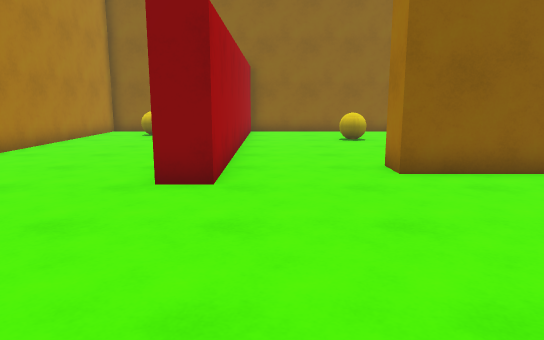
[1] (above)

20 first-person views from a walk through a Unity game level. The camera is 1.4 m above the floor, tilts 10° down and sees 70° across. The floor is counted in squares, 1 m on a side. Each view is taken from the middle of a square. On the plan, view 1 faces up. The plan holds only what a view shows up to about 16 squares ahead; the rest is blank. The place goes on beyond the plan. The player character is not drawn.

[2]
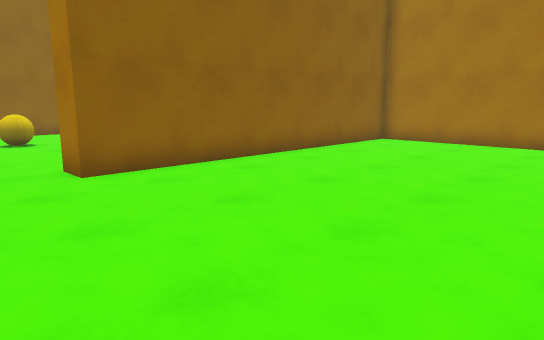

[3]
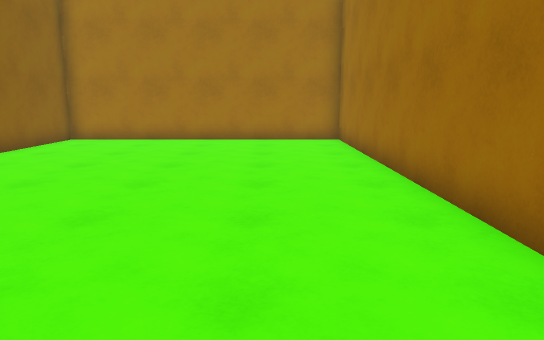

[4]
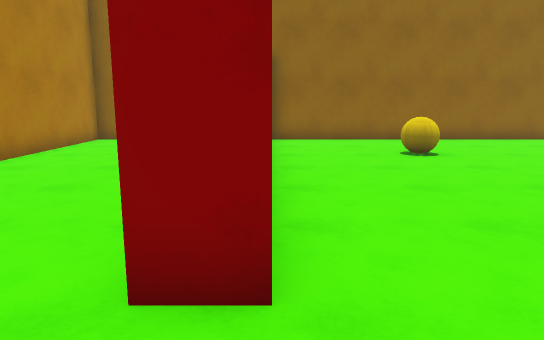

[5]
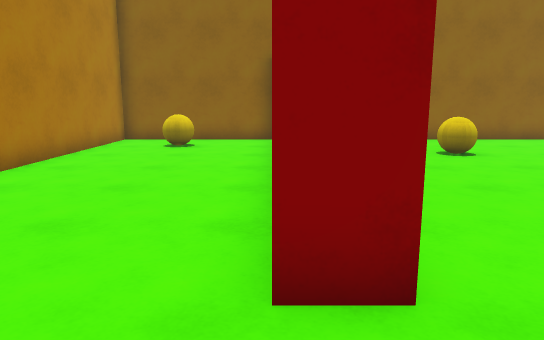

[6]
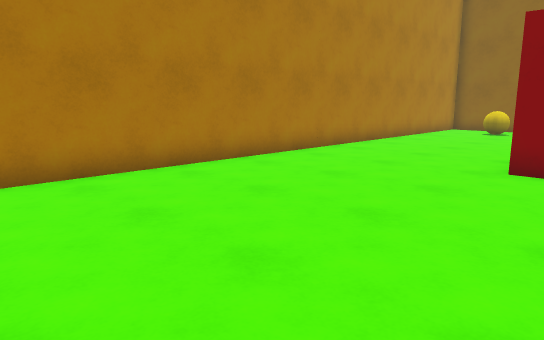

[7]
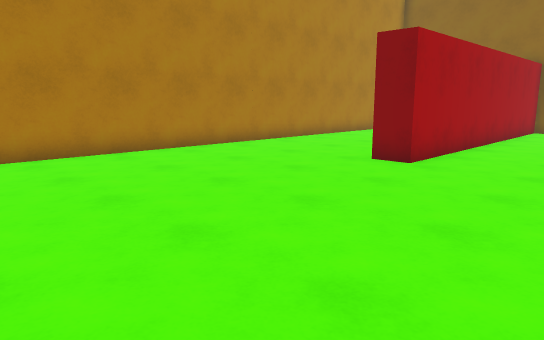

[8]
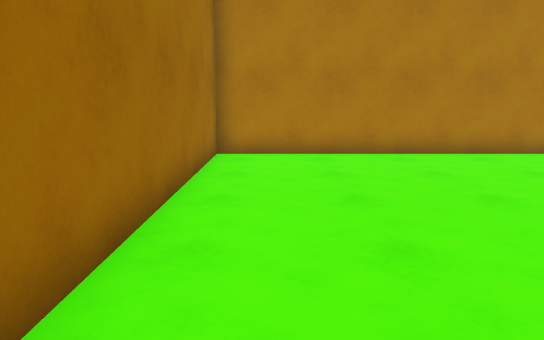

[9]
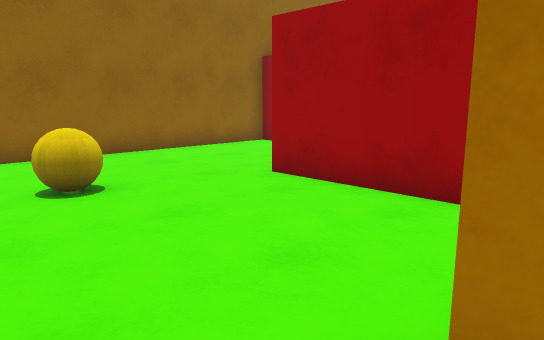

[10]
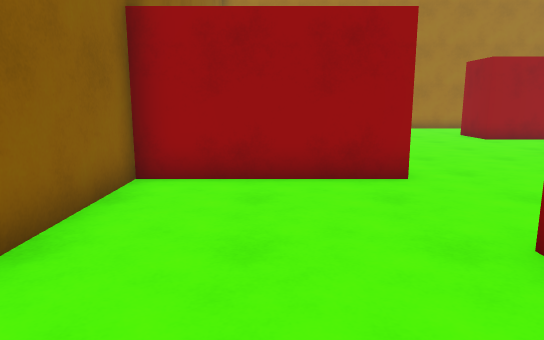

[11]
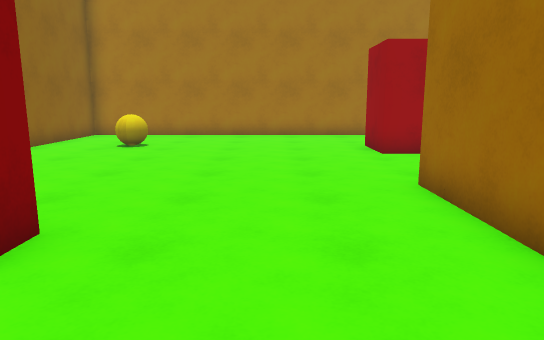

[12]
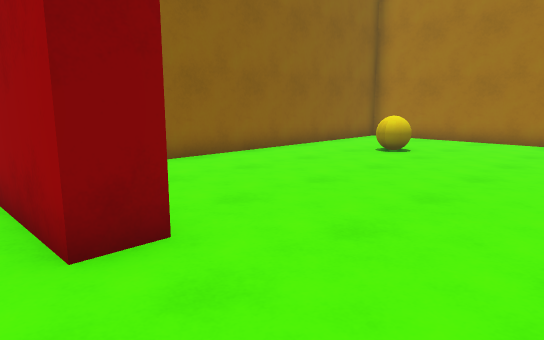

[13]
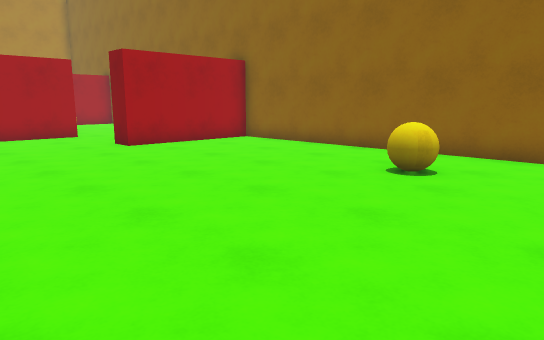

[14]
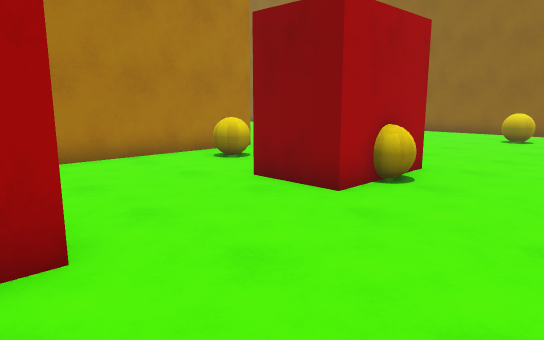

[15]
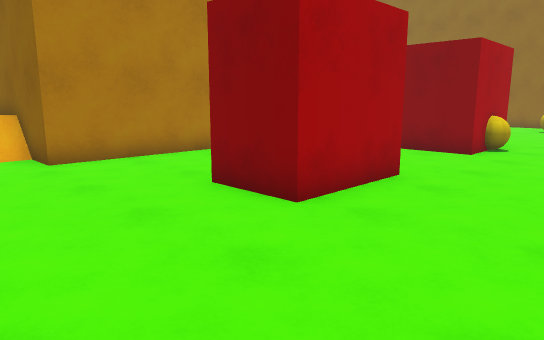

[16]
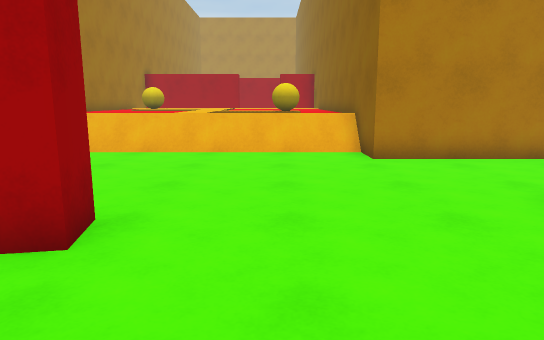

[17]
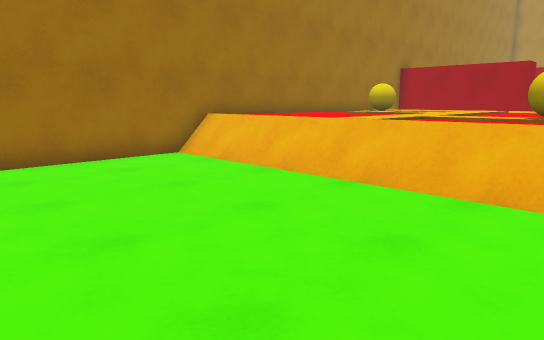

[18]
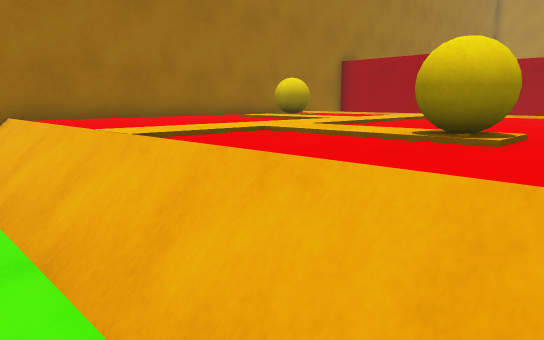

[19]
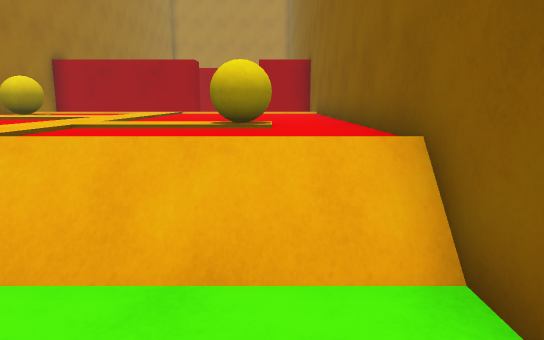

[20]
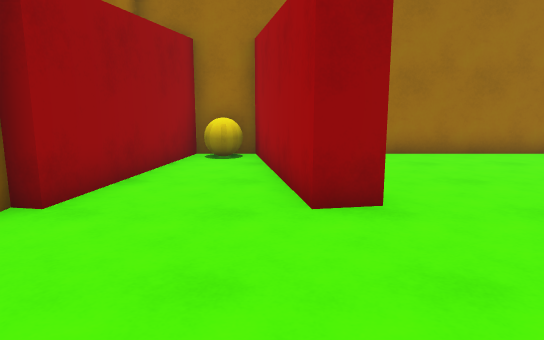

### Floor plan
Key: @ floor where view 1 was taken; # wall or solid block; . main floor; : floor 1 m higher than the main floor; / step, stairs or slope; B yellow ball.
Columns run from 8 left of view 1 to 24 right of it. Each row starts with its distance up from view 1.
 19 #################################
 18 #..... #...........##............
 17 #..B.. #...........##...........
 16 #..B.. #...........##.......BB...
 15 #..... #...B.......##.......BB...
 14 #..... #...B.......##............
 13 #..... #.......#.................
 12 #..... #.......#.................
 11 #..... #.......#.................
 10 #..... #.......#  ...............
  9 #..... #...... #  ...............
  8 #..... #...############....##....
  7 #.....##..............#.B..##B..
  6 #.....................#.B..#BB..
  5 #.....................#....##...
  4 #.....................#.........
  3 #.....................#.........
  2 #.....................#.........
  1 #.....................#.    #...
  0 #.......@.............#..   #....
 -1 #.....................#.... #...
 -2 #.....................#....##...
 -3 #######################.........
 -4         #  ::::::::::/..........
 -5         #  ::::::BB::/..........
 -6            ::::::BB::/...........
 -7     #      ::::::::::/...........
 -8     #      /:::::::://......#...#
 -9         #  /:::::::://......##..#
-10         #  ::::::::::/...... #..#
-11         #  :::B::::::/...... #..#
-12         #  ::BB::::::/.....  #.##
-13         #  :   ::::::/.....  #B#
-14         ###################  ###

Where each view was taken, in squares from view 1:
view 1: 0 up, 0 right, facing up
view 2: 0 up, 0 right, facing up-right
view 3: 0 up, 1 left, facing right
view 4: 4 up, 1 left, facing up
view 5: 4 up, 2 left, facing up
view 6: 2 down, 0 right, facing up-left
view 7: 2 down, 3 right, facing up-left
view 8: 1 down, 3 right, facing left
view 9: 8 up, 1 right, facing up-right
view 10: 16 up, 4 right, facing right
view 11: 11 up, 8 right, facing right
view 12: 10 up, 10 right, facing up-right
view 13: 8 up, 24 right, facing up-left
view 14: 0 up, 24 right, facing up-left
view 15: 6 down, 24 right, facing up-left
view 16: 6 down, 24 right, facing left
view 17: 4 down, 19 right, facing down-left
view 18: 4 down, 14 right, facing down-left
view 19: 5 down, 16 right, facing left
view 20: 3 down, 21 right, facing down
